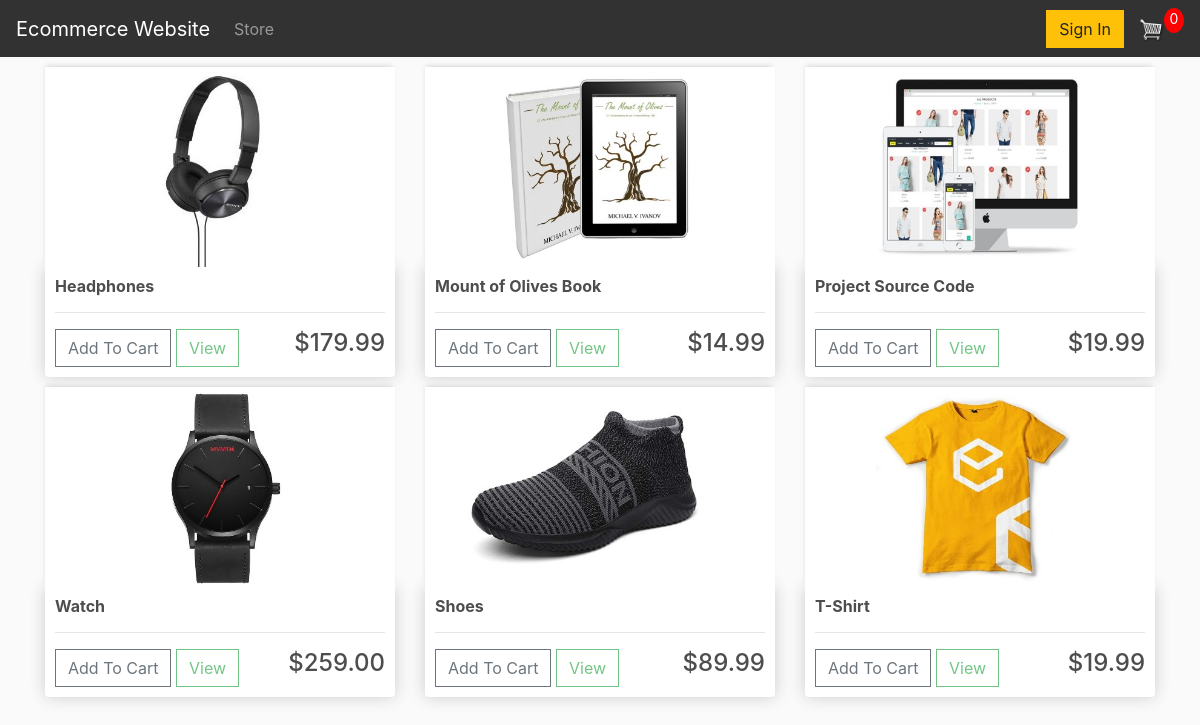
The page / on the database its author committed.
### store/models.py (models this page shows, shortened)
class Product(models.Model):
    name = models.CharField(max_length= 200)
    price = models.DecimalField(max_digits=7, decimal_places=2)
    digital = models.BooleanField(default = False, null = True, blank = False)
    image = models.ImageField(null=True, blank=True)
    @property
    def imageURL(self):
        try:
            url = self.image.url
        except:
            url = ""
        return url

### store/views.py (the view)
# urls.py: path("", include("store.urls")),
def store(request):
    data = cartData(request)
    cartItems = data['cartItems']
    order = data['order']
    items = data['items']
    products = Product.objects.all()
    context = {
        'products': products,
        'cartItems': cartItems,
    }
    return render(request, "store/Store.html", context)

### store/utils.py (called while the page is built, shortened)
def cookieCart(request):
    try:
        cart = json.loads(request.COOKIES['cart'])
    except:
        cart = {}
    items = []
    order = {'get_cart_total': 0,'get_cart_items': 0, 'shipping': False}
    cartItems = order['get_cart_items']
    return {'cartItems': cartItems, 'order':order,'items':items}

def cartData(request):
    if request.user.is_authenticated:
        customer = request.user.customer
        order, created = Order.objects.get_or_create(customer=customer, complete=False)
        items = order.orderitem_set.all()
        cartItems = order.get_cart_items
    else:
        cookieData = cookieCart(request)
        cartItems = cookieData['cartItems']
        order = cookieData['order']
        items = cookieData['items']
    return {'cartItems':cartItems,'order':order,'items':items,}

### store/templates/store/Store.html (shortened to what this page needs)
{% extends 'store/Main.html' %}
{% load static %}
{% block content %}
    <div class="row">
        {% for product in products %}
        <div class="col-lg-4">
            <img class="thumbnail" src="{{product.imageURL}}" alt="Product Image" />
            <div class="box-element product" >
                <h6><strong>{{product.name}}</strong></h6>
                <hr>
                <button data-product="{{product.id}}" data-action="add" class="btn btn-outline-secondary add-btn update-cart">Add To Cart</button>
                <a class="btn btn-outline-success disabled" href="{% url 'view_product' product.id %}">View</a>
                <h4 style="display: inline-block; float: right;">${{product.price|floatformat:"2"}}</h4>
            </div>
        </div>
        {% endfor %}
    </div>
{% endblock %}

### store/templates/store/Main.html (shortened to what this page needs)
{% load static %}
<!DOCTYPE html>
<html lang="en">
<head>
	<link rel="stylesheet" href="https://stackpath.bootstrapcdn.com/bootstrap/4.4.1/css/bootstrap.min.css">
    <link rel="stylesheet" href="https://cdnjs.cloudflare.com/ajax/libs/font-awesome/4.7.0/css/font-awesome.min.css">
    <link rel="stylesheet" type="text/css" href="{% static 'css/main.css' %}" >
</head>
<body>
	<nav class="navbar navbar-expand-lg navbar-dark bg-dark">
        <a class="navbar-brand" href="{% url 'store' %}">Ecommerce Website</a>
        <div class="collapse navbar-collapse" id="navbarSupportedContent">
            <ul class="navbar-nav mr-auto">
                <li class="nav-item">
                    <a class="nav-link" href="{% url 'store' %}">Store </a>
                </li>
            </ul>
            <div class="form-inline my-2 my-lg-0">
				{% if user.is_authenticated %}
                <a href="{% url 'logout' %}"class="btn btn-warning">Sign Out</a>
				{% else %}
                <a href="{% url 'login' %}"class="btn btn-warning">Sign In</a>
				{% endif %}
                <a href="{% url 'cart' %}">
                    <img  id="cart-icon" src="{% static 'images/cart.png' %}">
                </a>
                <p id="cart-total">{{cartItems}}</p>
            </div>
        </div>
    </nav>
    <div class="container">
        {% block content %}
        {% endblock %}
    </div>
</body>
</html>

### store/static/css/main.css (style rules this page uses)
html { scroll-behavior: smooth; }
body { background-color: hsl(0, 0%, 98%); }
h1, h2, h3, h4, h5, h6 { color: hsl(0,0%, 30%); }
.box-element { box-shadow: hsl(0, 0%, 80%) 0 0 16px; background-color: #fff; border-radius: 4px; padding: 10px; }
.thumbnail { width: 100%; height: 200px; -webkit-box-shadow: -1px -3px 5px -2px rgba(214,214,214,1); -moz-box-shadow: -1px -3px 5px -2px rgba(214,214,214,1); box-shadow: -1px -3px 5px -2px rgba(214,214,214,1); }
.product { border-radius: 0 0 4px 4px; }
.bg-dark { background-color: #323232 !important; }
#cart-icon { width: 25px; display: inline-block; margin-left: 15px; }
#cart-total { display: block; text-align: center; color: #fff; background-color: red; width: 20px; height: 25px; border-radius: 50%; font-size: 14px; }
.col-lg-4, .col-lg-6, .col-lg-8, .col-lg-12 { margin-top: 10px; }
.btn { border-radius: 0; }

### rows shown on the page
Product: imageURL (picture), name "Headphones", price "179.99"
Product: imageURL (picture), name "Mount of Olives Book", price "14.99"
Product: imageURL (picture), name "Project Source Code", price "19.99"
Product: imageURL (picture), name "Watch", price "259.00"
Product: imageURL (picture), name "Shoes", price "89.99"
Product: imageURL (picture), name "T-Shirt", price "19.99"

### other values the page prints
{{ cartItems }} "0"
